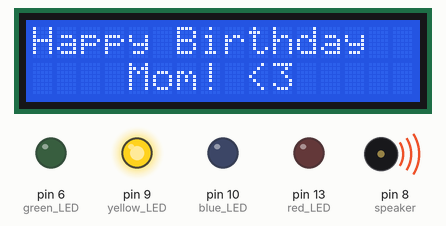
Simulated run of this sketch. Board: Arduino Uno, built with avr-gcc and run on an emulated ATmega328P. Parts: 16×2 character LCD, output pins drawn as LEDs (lit = HIGH), buzzer (waves = sounding).

Above: at 0.6 s.
At 5.2 s:
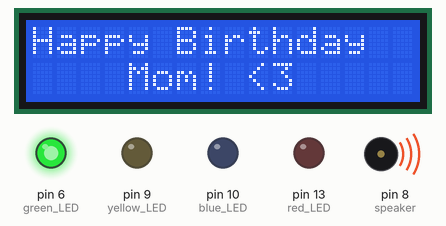
At 7.5 s:
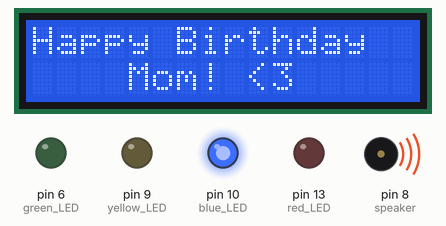
At 9.9 s:
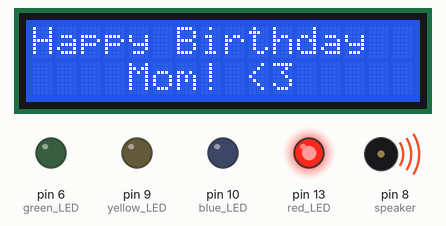
At 13.3 s:
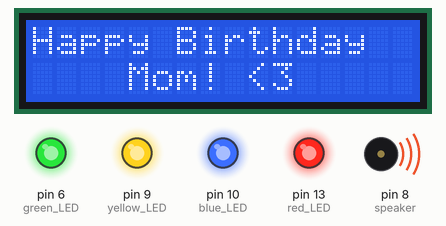
Timing chart, 0 to 40.0 s (numbered marks = the images above):
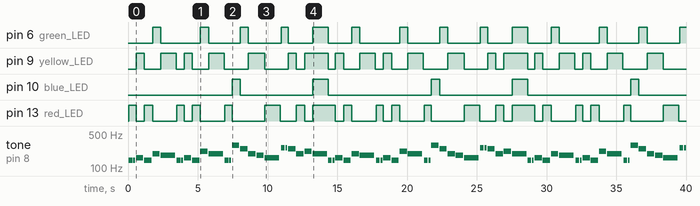

The sketch:

happybirthday.ino
```cpp
#include <LiquidCrystal.h>
LiquidCrystal lcd(12,11,5,4,3,2);
int speaker = 8;              // speaker at pin 8
const int totalNumNotes = 28; // total notes in song (including pauses)

// ------NOTES & SCALES-----//
int pause = 0;   // no frequency (0 Hz)
int D3 = 146;
int E3 = 164;
int G3 = 196;
int FS3 = 185;
int noteA3 = 220; // 'A3' by itself is A3 on Arduino
int B3 = 246;
int C4 = 261;
int D4 = 293;

int melody[totalNumNotes] = {
  D3, D3, E3, D3, G3, FS3, pause,     // verse 1
  D3, D3, E3, D3, noteA3, G3, pause,  // verse 2
  D3, D3, D4, B3, G3, FS3, E3, pause, // verse 3
  C4, C4, B3, G3, noteA3, G3};        // verse 4

// 4 followed by 2 is an eigth note
// 8 is a quarter note
// 16 is a half note
// 60 is what I used to represent the length of pause
int noteLen[totalNumNotes] = {
  4,2,8,8,8,16,60,   // verse 1
  4,2,8,8,8,16,60,   // verse 2
  4,2,8,8,8,8,16,60, // verse 3
  4,2,8,8,8,16};     // verse 4

int tempo = 65;

void play(int pitch, int duration) {
  tone(speaker, pitch);
  delay(duration);
  noTone(speaker);
}

void setup() {
  lcd.begin(16,2);
  lcd.setCursor(0,0);
  lcd.print("Happy Birthday");
  lcd.setCursor(0,1);
  lcd.print("    Mom! <3");
  pinMode(13, OUTPUT); // red LED
  pinMode(9, OUTPUT);  // yellow LED
  pinMode(6, OUTPUT);  // green LED
  pinMode(10, OUTPUT); // blue LED
}

void loop() {
  for (int i = 0; i < totalNumNotes; i++) {
    digitalWrite(13, LOW);
    digitalWrite(9, LOW);
    digitalWrite(6, LOW);
    digitalWrite(10, LOW);
    if (melody[i] != pause) {
      if (melody[i] == D3 || i == 20 || i == 25) {  // turn on red LED
        digitalWrite(13, HIGH);
      }
      if ((melody[i] == E3 && i != 20) || melody[i] == FS3 ||
          i == 12 || i == 18 || i == 24 || i == 26) { // turn on yellow LED
            digitalWrite(9, HIGH);
      }
      if (melody[i] == C4 || i == 4 || i == 11 || i == 17) { // turn on green LED
            digitalWrite(6, HIGH);
      }
      if (melody[i] == D4) {  // turn on blue LED
        digitalWrite(10, HIGH);
      }
      if (i == 27) { // final note of melody all LEDs are lit
        digitalWrite(13, HIGH);
        digitalWrite(9, HIGH);
        digitalWrite(6, HIGH);
        digitalWrite(10, HIGH);
      }
      play(melody[i], noteLen[i]*tempo);
      delay(tempo);
    }
    else {  // there is a pause
      delay(noteLen[i]);
    }
  }
}
```

Measured:
- by itself, pin 10 (blue_LED): repeats every 14.3 s: LOW 5.2 s, HIGH 1.1 s, LOW 7.4 s, HIGH 0.59 s
- by itself, pin 6 (green_LED): repeats every 14.3 s: LOW 2.9 s, 2 × (HIGH 0.59 s, LOW 2.3 s), HIGH 0.52 s, LOW 1.8 s, HIGH 1.1 s, LOW 1.7 s, HIGH 0.59 s
- by itself, tone on pin 8 (speaker): plays 146 Hz for 0.26 s, 146 Hz for 0.13 s, 164 Hz for 0.52 s, 146 Hz for 0.52 s, 196 Hz for 0.52 s, 185 Hz for 1.0 s … (71 notes in this stretch)
